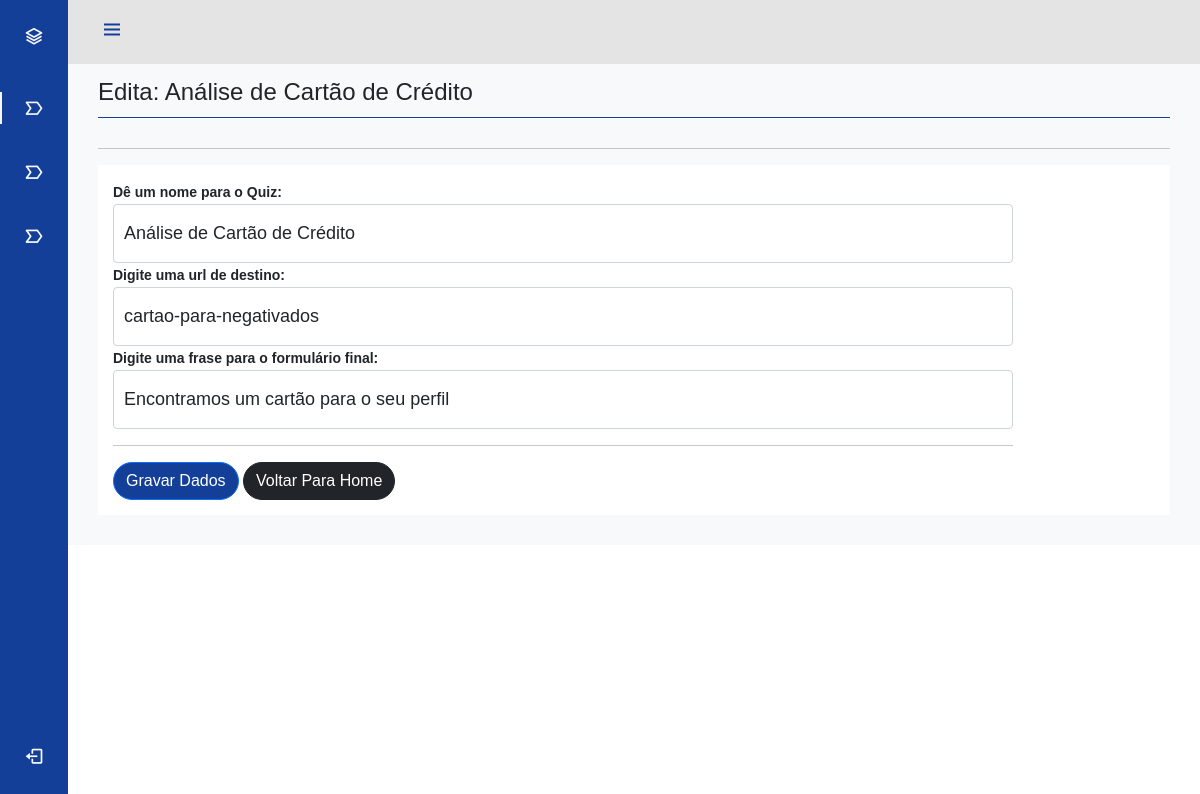
Page /app/anuncio-edit.php?idQuiz=1 (signed in) on the committed database.
### tables this page shows
CREATE TABLE `quiz` (
  `id` int(11) NOT NULL,
  `id_usuario` int(11) NOT NULL,
  `nome` varchar(255) NOT NULL,
  `urlDestino` varchar(255) NOT NULL,
  `pagina` varchar(100) NOT NULL,
  `frasefinal` varchar(255) NOT NULL,
  `destino` varchar(255) NOT NULL
);

### app/anuncio-edit.php (the view, shortened to what this page needs)
<?php
include('funcoes.php');
include ('header.php');
include ('nav.php');
$idQuiz = strip_tags(trim(addslashes($_GET['idQuiz'])));
$sqlQuiz = $mysqli->query("SELECT * FROM quiz WHERE id = '$idQuiz' ");
$resQuiz = $sqlQuiz->fetch_assoc();
?>
    <div class="height-100 bg-light">
        <h4>Edita: <?=$resQuiz['nome']?></h4>
        <hr>
        <div class="row">
            <div class="col-sm">
             <div style="max-width:900px;">
            <div class="form-group">
                <label for="">Dê um nome para o Quiz:</label>
                <input type="text" class="form-control cadastro" id="titulo" value="<?=$resQuiz['nome']?>">
            </div>
            <div class="form-group">
                <label for="">Digite uma url de destino:</label>
                <input type="text" class="form-control cadastro" id="urlDestino" value="<?=$resQuiz['urlDestino']?>">
            </div>
            <div class="form-group">
                <label for="">Digite uma frase para o formulário final:</label>
                <input type="text" class="form-control cadastro" id="frasefinal" value="<?=$resQuiz['frasefinal']?>">
            </div>
            <hr>
            <button class="btn btn-primary" id="enviar">Gravar Dados</button>
             <a class="btn btn-dark" href="painel.php">Voltar Para Home</a>
                </div>
            </div>
        </div>
    </div>
<?php include('footer.php'); ?>

### app/style.css (style rules this page uses)
:root { --header-height: 3rem; --nav-width: 68px; --first-color:#143F99; --first-color-light: #fff; --white-color: #F7F6FB; --body-font: 'Arial', sans-serif; --normal-font-size: 1rem; --z-fixed: 100; }
.form-control { padding: 15px; padding-left: 10px; }
h4 { border-bottom: 1px solid #143F99; margin-bottom: 30px; padding-bottom: 10px; }
.row { margin:0 auto; }
.col-sm { background-color: #ffffff; margin: 0px; padding: 15px; }
.btn { border-radius: 24px; }
.btn-primary { background-color: var(--first-color); }
body { position: relative; margin: var(--header-height) 0 0 0; padding: 0 0rem; font-family: var(--body-font); font-size: var(--normal-font-size); transition: .5s }
a { text-decoration: none }
.height-100 { padding: 30px; }
label { font-size: 14px; font-weight: bold; }
.form-control { font-weight: normal; font-size: 18px; }
@media screen and (min-width: 768px) { body { margin: calc(var(--header-height) + 0rem) 0 0 0; padding-left: calc(var(--nav-width) + 0rem); } }

### rows in the picture
quiz: nome "Análise de Cartão de Crédito", urlDestino "cartao-para-negativados", frasefinal "Encontramos um cartão para o seu perfil"
